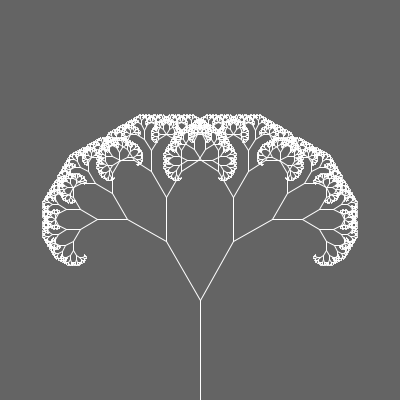
Frame 1 (no input)
Frame 60 (the mouse pressed at the canvas centre just before this capture): identical to frame 1, image omitted
Frame 120 (the mouse held since frame 60 and released just before this capture): identical to frame 1, image omitted

The Processing sketch that drew this single still picture (run headless with seeded random() and noise(); from frame 60 on, the mouse is pressed at the canvas centre):

// Processing sketch: fractal_tree
// ── fractal_tree.pde
void setup() {
  size(400, 400);
}

void draw() {
  background(100);
  float len = 100;
  stroke(255);
  translate(200,height);
  branch(100);
}

void branch(float len) {
  line(0, 0, 0, -len);
  translate(0,-len);
  if(len > 1){
    pushMatrix();
    rotate(PI/6);
    branch(len*0.67);
    popMatrix();
    pushMatrix();
    rotate(-PI/6);
    branch(len * 0.67);
    popMatrix();
  }
}
